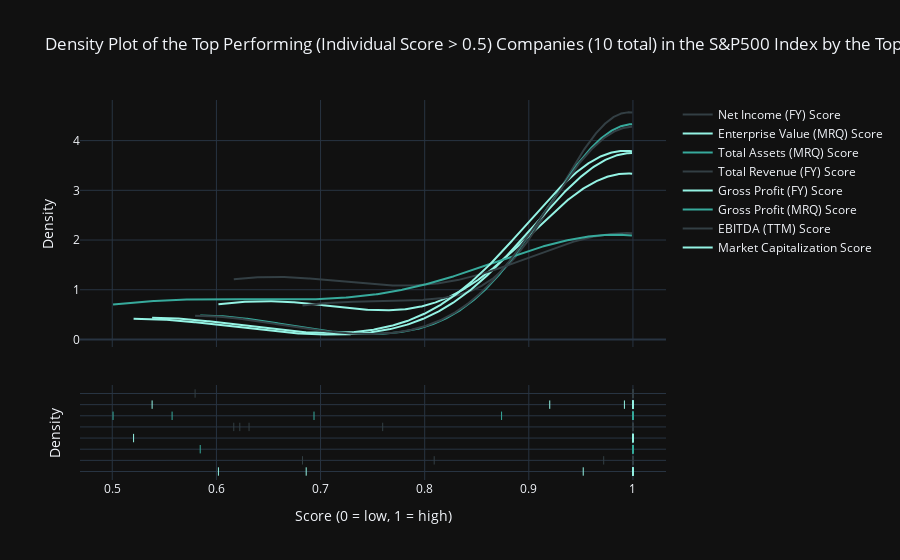
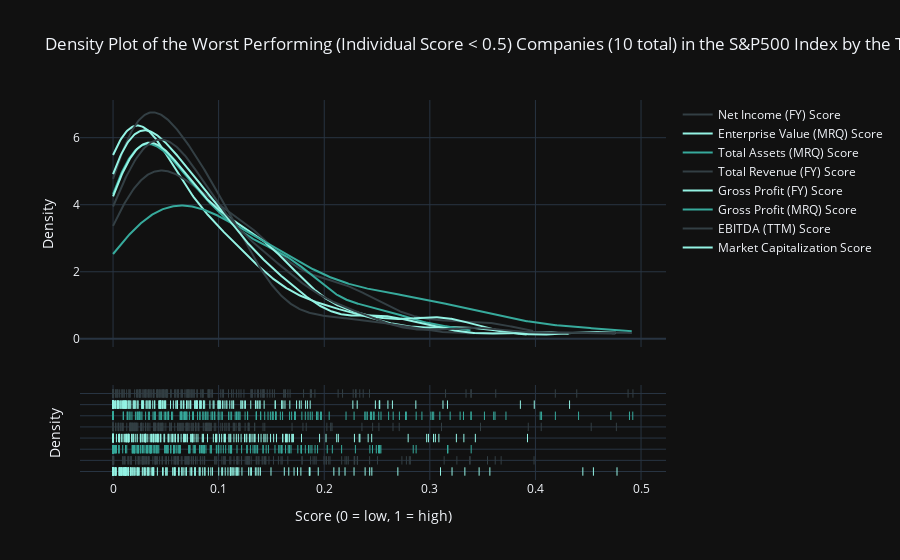

Notebook code for these charts, in order:
### Markdown cell above
The density plot of the top predictors for equity performance exhbits a clear leftwards-skewed distribution trend compared to the density plot of the weakest predictors. These plots further process the excess noise from the faceted binary heat map plot by suggesting that **the top predictors for equity performance are those that most companies perform poorly on**. Therefore, being an outlier in these categories is greatly deterministic of overall performance across all other categories.

### Code cell
equities = pf.EquityData('processed_us_equities_tradingview_data_')
norm_df = equities.load_and_process('normalized_data', '../data/processed/')
cols = [col + ' Score' for col in high_cor_cols]
#norm_df['Aggregated Score'] = norm_df[cols].mean(axis=1, numeric_only=True)
#norm_df = norm_df[norm_df['Aggregated Score'] > 0.7]
original_norm_df = norm_df

threshold = 0.5
for predictor in high_cor_cols:
    norm_df = norm_df[norm_df[predictor + ' Score'] > threshold]

title = f'Density Plot of the Top Performing (Individual Score > {threshold}) Companies ({len(norm_df)} total) in the S&P500 Index by the Top Predictors for Equity Performance'
viz.score_density_plot(norm_df, cols, title, normalization=False, search_for_score=False).show(config=config)

for predictor in high_cor_cols:
    original_norm_df = original_norm_df[original_norm_df[predictor + ' Score'] < threshold]

title = f'Density Plot of the Worst Performing (Individual Score < {threshold}) Companies ({len(norm_df)} total) in the S&P500 Index by the Top Predictors for Equity Performance'
viz.score_density_plot(original_norm_df, cols, title, normalization=False, search_for_score=False).show(config=config)

### Figure 1 — Plotly figure (JSON) as saved in the notebook; plotly's stock layout.template omitted (floating-point values rounded to 4 significant figures; data arrays with more than 128 entries replaced by an {"elided": "..."} marker saying what was removed)
{"data": [{"legendgroup": "Market Capitalization Score", "marker": {"color": "#94F3E4"}, "mode": "lines", "name": "Market Capitalization Score", "showlegend": true, "type": "scatter", "x": {"elided": "500 float values"}, "xaxis": "x", "y": {"elided": "500 float values"}, "yaxis": "y"}, {"legendgroup": "EBITDA (TTM) Score", "marker": {"color": "#333F44"}, "mode": "lines", "name": "EBITDA (TTM) Score", "showlegend": true, "type": "scatter", "x": {"elided": "500 float values"}, "xaxis": "x", "y": {"elided": "500 float values"}, "yaxis": "y"}, {"legendgroup": "Gross Profit (MRQ) Score", "marker": {"color": "#37AA9C"}, "mode": "lines", "name": "Gross Profit (MRQ) Score", "showlegend": true, "type": "scatter", "x": {"elided": "500 float values"}, "xaxis": "x", "y": {"elided": "500 float values"}, "yaxis": "y"}, {"legendgroup": "Gross Profit (FY) Score", "marker": {"color": "#94F3E4"}, "mode": "lines", "name": "Gross Profit (FY) Score", "showlegend": true, "type": "scatter", "x": {"elided": "500 float values"}, "xaxis": "x", "y": {"elided": "500 float values"}, "yaxis": "y"}, {"legendgroup": "Total Revenue (FY) Score", "marker": {"color": "#333F44"}, "mode": "lines", "name": "Total Revenue (FY) Score", "showlegend": true, "type": "scatter", "x": {"elided": "500 float values"}, "xaxis": "x", "y": {"elided": "500 float values"}, "yaxis": "y"}, {"legendgroup": "Total Assets (MRQ) Score", "marker": {"color": "#37AA9C"}, "mode": "lines", "name": "Total Assets (MRQ) Score", "showlegend": true, "type": "scatter", "x": {"elided": "500 float values"}, "xaxis": "x", "y": {"elided": "500 float values"}, "yaxis": "y"}, {"legendgroup": "Enterprise Value (MRQ) Score", "marker": {"color": "#94F3E4"}, "mode": "lines", "name": "Enterprise Value (MRQ) Score", "showlegend": true, "type": "scatter", "x": {"elided": "500 float values"}, "xaxis": "x", "y": {"elided": "500 float values"}, "yaxis": "y"}, {"legendgroup": "Net Income (FY) Score", "marker": {"color": "#333F44"}, "mode": "lines", "name": "Net Income (FY) Score", "showlegend": true, "type": "scatter", "x": {"elided": "500 float values"}, "xaxis": "x", "y": {"elided": "500 float values"}, "yaxis": "y"}, {"legendgroup": "Market Capitalization Score", "marker": {"color": "#94F3E4", "symbol": "line-ns-open"}, "mode": "markers", "name": "Market Capitalization Score", "showlegend": false, "type": "scatter", "x": [1, 1, 1, 1, 1, 1, 1, 0.9522, 0.6862, 0.6019], "xaxis": "x", "y": ["Market Capitalization Score", "Market Capitalization Score", "Market Capitalization Score", "Market Capitalization Score", "Market Capitalization Score", "Market Capitalization Score", "Market Capitalization Score", "Market Capitalization Score", "Market Capitalization Score", "Market Capitalization Score"], "yaxis": "y2"}, {"legendgroup": "EBITDA (TTM) Score", "marker": {"color": "#333F44", "symbol": "line-ns-open"}, "mode": "markers", "name": "EBITDA (TTM) Score", "showlegend": false, "type": "scatter", "x": [1, 1, 1, 1, 0.9719, 1, 1, 0.6827, 1, 0.8091], "xaxis": "x", "y": ["EBITDA (TTM) Score", "EBITDA (TTM) Score", "EBITDA (TTM) Score", "EBITDA (TTM) Score", "EBITDA (TTM) Score", "EBITDA (TTM) Score", "EBITDA (TTM) Score", "EBITDA (TTM) Score", "EBITDA (TTM) Score", "EBITDA (TTM) Score"], "yaxis": "y2"}, {"legendgroup": "Gross Profit (MRQ) Score", "marker": {"color": "#37AA9C", "symbol": "line-ns-open"}, "mode": "markers", "name": "Gross Profit (MRQ) Score", "showlegend": false, "type": "scatter", "x": [1, 1, 1, 1, 1, 1, 1, 1, 1, 0.5845], "xaxis": "x", "y": ["Gross Profit (MRQ) Score", "Gross Profit (MRQ) Score", "Gross Profit (MRQ) Score", "Gross Profit (MRQ) Score", "Gross Profit (MRQ) Score", "Gross Profit (MRQ) Score", "Gross Profit (MRQ) Score", "Gross Profit (MRQ) Score", "Gross Profit (MRQ) Score", "Gross Profit (MRQ) Score"], "yaxis": "y2"}, {"legendgroup": "Gross Profit (FY) Score", "marker": {"color": "#94F3E4", "symbol": "line-ns-open"}, "mode": "markers", "name": "Gross Profit (FY) Score", "showlegend": false, "type": "scatter", "x": [1, 1, 1, 1, 1, 1, 1, 1, 1, 0.5204], "xaxis": "x", "y": ["Gross Profit (FY) Score", "Gross Profit (FY) Score", "Gross Profit (FY) Score", "Gross Profit (FY) Score", "Gross Profit (FY) Score", "Gross Profit (FY) Score", "Gross Profit (FY) Score", "Gross Profit (FY) Score", "Gross Profit (FY) Score", "Gross Profit (FY) Score"], "yaxis": "y2"}, {"legendgroup": "Total Revenue (FY) Score", "marker": {"color": "#333F44", "symbol": "line-ns-open"}, "mode": "markers", "name": "Total Revenue (FY) Score", "showlegend": false, "type": "scatter", "x": [1, 1, 1, 1, 0.6225, 1, 0.6313, 0.6167, 1, 0.7597], "xaxis": "x", "y": ["Total Revenue (FY) Score", "Total Revenue (FY) Score", "Total Revenue (FY) Score", "Total Revenue (FY) Score", "Total Revenue (FY) Score", "Total Revenue (FY) Score", "Total Revenue (FY) Score", "Total Revenue (FY) Score", "Total Revenue (FY) Score", "Total Revenue (FY) Score"], "yaxis": "y2"}, {"legendgroup": "Total Assets (MRQ) Score", "marker": {"color": "#37AA9C", "symbol": "line-ns-open"}, "mode": "markers", "name": "Total Assets (MRQ) Score", "showlegend": false, "type": "scatter", "x": [1, 1, 1, 1, 0.8738, 0.5574, 1, 0.6937, 1, 0.5007], "xaxis": "x", "y": ["Total Assets (MRQ) Score", "Total Assets (MRQ) Score", "Total Assets (MRQ) Score", "Total Assets (MRQ) Score", "Total Assets (MRQ) Score", "Total Assets (MRQ) Score", "Total Assets (MRQ) Score", "Total Assets (MRQ) Score", "Total Assets (MRQ) Score", "Total Assets (MRQ) Score"], "yaxis": "y2"}, {"legendgroup": "Enterprise Value (MRQ) Score", "marker": {"color": "#94F3E4", "symbol": "line-ns-open"}, "mode": "markers", "name": "Enterprise Value (MRQ) Score", "showlegend": false, "type": "scatter", "x": [1, 1, 1, 1, 1, 1, 0.9201, 0.9918, 1, 0.5383], "xaxis": "x", "y": ["Enterprise Value (MRQ) Score", "Enterprise Value (MRQ) Score", "Enterprise Value (MRQ) Score", "Enterprise Value (MRQ) Score", "Enterprise Value (MRQ) Score", "Enterprise Value (MRQ) Score", "Enterprise Value (MRQ) Score", "Enterprise Value (MRQ) Score", "Enterprise Value (MRQ) Score", "Enterprise Value (MRQ) Score"], "yaxis": "y2"}, {"legendgroup": "Net Income (FY) Score", "marker": {"color": "#333F44", "symbol": "line-ns-open"}, "mode": "markers", "name": "Net Income (FY) Score", "showlegend": false, "type": "scatter", "x": [1, 1, 1, 1, 1, 1, 1, 0.5795, 1, 1], "xaxis": "x", "y": ["Net Income (FY) Score", "Net Income (FY) Score", "Net Income (FY) Score", "Net Income (FY) Score", "Net Income (FY) Score", "Net Income (FY) Score", "Net Income (FY) Score", "Net Income (FY) Score", "Net Income (FY) Score", "Net Income (FY) Score"], "yaxis": "y2"}], "layout": {"barmode": "overlay", "hovermode": "closest", "legend": {"traceorder": "reversed"}, "title": {"text": "Density Plot of the Top Performing (Individual Score > 0.5) Companies (10 total) in the S&P500 Index by the Top Predictors for Equity Performance"}, "xaxis": {"anchor": "y2", "domain": [0, 1], "title": {"text": "Score (0 = low, 1 = high)"}, "zeroline": false}, "yaxis": {"anchor": "free", "domain": [0.35, 1], "position": 0, "title": {"text": "Density"}}, "yaxis2": {"anchor": "x", "domain": [0, 0.25], "dtick": 1, "showticklabels": false, "title": {"text": "Density"}}}}

### Figure 2 — Plotly figure (JSON) as saved in the notebook; plotly's stock layout.template omitted (floating-point values rounded to 4 significant figures; data arrays with more than 128 entries replaced by an {"elided": "..."} marker saying what was removed)
{"data": [{"legendgroup": "Market Capitalization Score", "marker": {"color": "#94F3E4"}, "mode": "lines", "name": "Market Capitalization Score", "showlegend": true, "type": "scatter", "x": {"elided": "500 float values"}, "xaxis": "x", "y": {"elided": "500 float values"}, "yaxis": "y"}, {"legendgroup": "EBITDA (TTM) Score", "marker": {"color": "#333F44"}, "mode": "lines", "name": "EBITDA (TTM) Score", "showlegend": true, "type": "scatter", "x": {"elided": "500 float values"}, "xaxis": "x", "y": {"elided": "500 float values"}, "yaxis": "y"}, {"legendgroup": "Gross Profit (MRQ) Score", "marker": {"color": "#37AA9C"}, "mode": "lines", "name": "Gross Profit (MRQ) Score", "showlegend": true, "type": "scatter", "x": {"elided": "500 float values"}, "xaxis": "x", "y": {"elided": "500 float values"}, "yaxis": "y"}, {"legendgroup": "Gross Profit (FY) Score", "marker": {"color": "#94F3E4"}, "mode": "lines", "name": "Gross Profit (FY) Score", "showlegend": true, "type": "scatter", "x": {"elided": "500 float values"}, "xaxis": "x", "y": {"elided": "500 float values"}, "yaxis": "y"}, {"legendgroup": "Total Revenue (FY) Score", "marker": {"color": "#333F44"}, "mode": "lines", "name": "Total Revenue (FY) Score", "showlegend": true, "type": "scatter", "x": {"elided": "500 float values"}, "xaxis": "x", "y": {"elided": "500 float values"}, "yaxis": "y"}, {"legendgroup": "Total Assets (MRQ) Score", "marker": {"color": "#37AA9C"}, "mode": "lines", "name": "Total Assets (MRQ) Score", "showlegend": true, "type": "scatter", "x": {"elided": "500 float values"}, "xaxis": "x", "y": {"elided": "500 float values"}, "yaxis": "y"}, {"legendgroup": "Enterprise Value (MRQ) Score", "marker": {"color": "#94F3E4"}, "mode": "lines", "name": "Enterprise Value (MRQ) Score", "showlegend": true, "type": "scatter", "x": {"elided": "500 float values"}, "xaxis": "x", "y": {"elided": "500 float values"}, "yaxis": "y"}, {"legendgroup": "Net Income (FY) Score", "marker": {"color": "#333F44"}, "mode": "lines", "name": "Net Income (FY) Score", "showlegend": true, "type": "scatter", "x": {"elided": "500 float values"}, "xaxis": "x", "y": {"elided": "500 float values"}, "yaxis": "y"}, {"legendgroup": "Market Capitalization Score", "marker": {"color": "#94F3E4", "symbol": "line-ns-open"}, "mode": "markers", "name": "Market Capitalization Score", "showlegend": false, "type": "scatter", "x": {"elided": "164 float values"}, "xaxis": "x", "y": {"elided": "164 str values"}, "yaxis": "y2"}, {"legendgroup": "EBITDA (TTM) Score", "marker": {"color": "#333F44", "symbol": "line-ns-open"}, "mode": "markers", "name": "EBITDA (TTM) Score", "showlegend": false, "type": "scatter", "x": {"elided": "164 float values"}, "xaxis": "x", "y": {"elided": "164 str values"}, "yaxis": "y2"}, {"legendgroup": "Gross Profit (MRQ) Score", "marker": {"color": "#37AA9C", "symbol": "line-ns-open"}, "mode": "markers", "name": "Gross Profit (MRQ) Score", "showlegend": false, "type": "scatter", "x": {"elided": "164 float values"}, "xaxis": "x", "y": {"elided": "164 str values"}, "yaxis": "y2"}, {"legendgroup": "Gross Profit (FY) Score", "marker": {"color": "#94F3E4", "symbol": "line-ns-open"}, "mode": "markers", "name": "Gross Profit (FY) Score", "showlegend": false, "type": "scatter", "x": {"elided": "164 float values"}, "xaxis": "x", "y": {"elided": "164 str values"}, "yaxis": "y2"}, {"legendgroup": "Total Revenue (FY) Score", "marker": {"color": "#333F44", "symbol": "line-ns-open"}, "mode": "markers", "name": "Total Revenue (FY) Score", "showlegend": false, "type": "scatter", "x": {"elided": "164 float values"}, "xaxis": "x", "y": {"elided": "164 str values"}, "yaxis": "y2"}, {"legendgroup": "Total Assets (MRQ) Score", "marker": {"color": "#37AA9C", "symbol": "line-ns-open"}, "mode": "markers", "name": "Total Assets (MRQ) Score", "showlegend": false, "type": "scatter", "x": {"elided": "164 float values"}, "xaxis": "x", "y": {"elided": "164 str values"}, "yaxis": "y2"}, {"legendgroup": "Enterprise Value (MRQ) Score", "marker": {"color": "#94F3E4", "symbol": "line-ns-open"}, "mode": "markers", "name": "Enterprise Value (MRQ) Score", "showlegend": false, "type": "scatter", "x": {"elided": "164 float values"}, "xaxis": "x", "y": {"elided": "164 str values"}, "yaxis": "y2"}, {"legendgroup": "Net Income (FY) Score", "marker": {"color": "#333F44", "symbol": "line-ns-open"}, "mode": "markers", "name": "Net Income (FY) Score", "showlegend": false, "type": "scatter", "x": {"elided": "164 float values"}, "xaxis": "x", "y": {"elided": "164 str values"}, "yaxis": "y2"}], "layout": {"barmode": "overlay", "hovermode": "closest", "legend": {"traceorder": "reversed"}, "title": {"text": "Density Plot of the Worst Performing (Individual Score < 0.5) Companies (10 total) in the S&P500 Index by the Top Predictors for Equity Performance"}, "xaxis": {"anchor": "y2", "domain": [0, 1], "title": {"text": "Score (0 = low, 1 = high)"}, "zeroline": false}, "yaxis": {"anchor": "free", "domain": [0.35, 1], "position": 0, "title": {"text": "Density"}}, "yaxis2": {"anchor": "x", "domain": [0, 0.25], "dtick": 1, "showticklabels": false, "title": {"text": "Density"}}}}
